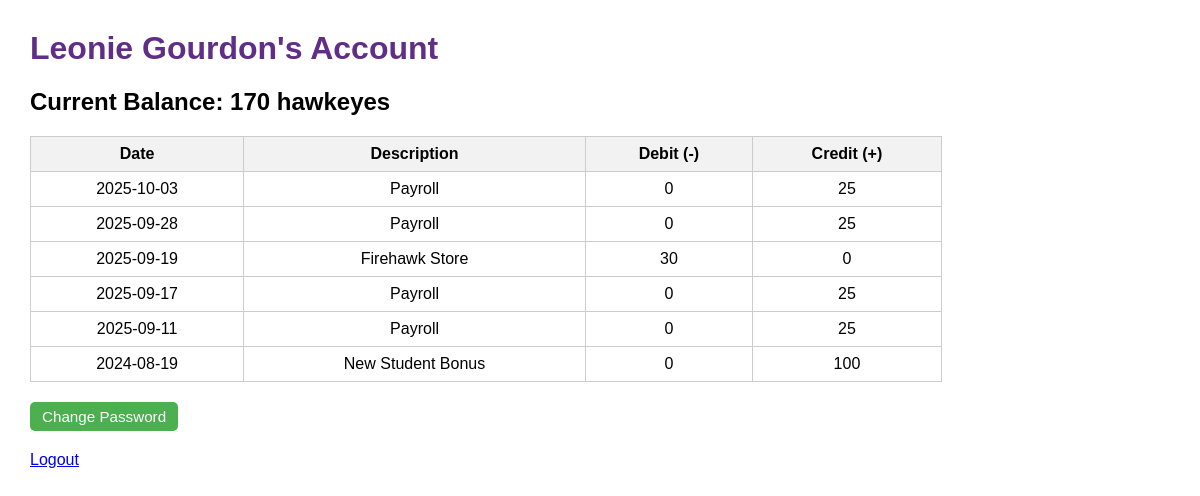
Screenshot of /student/dashboard (signed in) with the database file from the repository.
### tables this page shows
CREATE TABLE students (
    id INTEGER PRIMARY KEY AUTOINCREMENT,
    name TEXT UNIQUE NOT NULL,
    grade TEXT NOT NULL,
    password TEXT NOT NULL
, payroll INTEGER DEFAULT 0, default_payroll INTEGER DEFAULT 0);

CREATE TABLE transactions (
    id INTEGER PRIMARY KEY AUTOINCREMENT,
    student_id INTEGER NOT NULL,
    date TEXT NOT NULL,
    description TEXT,
    debit INTEGER DEFAULT 0,
    credit INTEGER DEFAULT 0, excel_order INTEGER DEFAULT 0,
    FOREIGN KEY(student_id) REFERENCES students(id)
);

### app.py (the view)
@app.route("/student/dashboard")
def student_dashboard():
    if session.get("user_type") != "student":
        return redirect(url_for("login"))
    student_id = session["user_id"]
    conn = get_db_connection()
    student = conn.execute("SELECT * FROM students WHERE id = ?", (student_id,)).fetchone()
    transactions = conn.execute(
        "SELECT * FROM transactions WHERE student_id = ? ORDER BY date", (student_id,)
    ).fetchall()
    conn.close()
    balance_amount = calculate_balance(transactions)
    return render_template(
        "student_view.html",
        student=student,
        transactions=transactions,
        balance=balance_amount
    )

### app.py (called while the page is built)
def get_db_connection():
    conn = sqlite3.connect("hawkeyes.db")
    conn.row_factory = sqlite3.Row
    return conn

def calculate_balance(transactions):
    balance = sum(t["credit"] for t in transactions) - sum(t["debit"] for t in transactions)
    return balance

### templates/student_view.html (shortened to what this page needs)
<!DOCTYPE html>
<html>
<head>
</head>
<body>
    <h1>{{ student['name'] }}'s Account</h1>
    <h2 class="balance">Current Balance: {{ balance }} hawkeyes</h2>
    <table>
        <tr>
            <th>Date</th>
            <th>Description</th>
            <th>Debit (-)</th>
            <th>Credit (+)</th>
        </tr>
        {% for t in transactions|sort(attribute='date', reverse=true) %}
        <tr>
            <td>{{ t['date'] }}</td>
            <td>{{ t['description'] }}</td>
            <td>{{ t['debit'] }}</td>
            <td>{{ t['credit'] }}</td>
        </tr>
        {% endfor %}
    </table>
    <form action="{{ url_for('change_password') }}" method="get" style="display:inline;">
        <button type="submit" class="btn change-password-btn">Change Password</button>
    </form>
    <p class="logout"><a href="{{ url_for('logout') }}">Logout</a></p>
</body>
</html>

### templates/student_view.html (style rules this page uses)
body { font-family: Arial, sans-serif; margin: 30px; }
h1 { color: #602e87; }
table { border-collapse: collapse; width: 80%; margin-top: 20px; margin-bottom: 20px; }
th, td { border: 1px solid #ccc; padding: 8px; text-align: center; }
th { background-color: #f2f2f2; }
.balance { font-weight: bold; margin-top: 15px; }
.logout { margin-top: 20px; }
.btn { padding: 6px 12px; border-radius: 5px; cursor: pointer; font-size: 0.95em; border: none; text-decoration: none; }
.change-password-btn { background-color: #4CAF50; color: white; }

### rows the page displays
students: name "Leonie Gourdon"
transactions: date "2025-10-03", description "Payroll", debit "0", credit "25"
transactions: date "2025-09-28", description "Payroll", debit "0", credit "25"
transactions: date "2025-09-19", description "Firehawk Store", debit "30", credit "0"
transactions: date "2025-09-17", description "Payroll", debit "0", credit "25"
transactions: date "2025-09-11", description "Payroll", debit "0", credit "25"
transactions: date "2024-08-19", description "New Student Bonus", debit "0", credit "100"

### other values shown
{{ balance }} "170"
